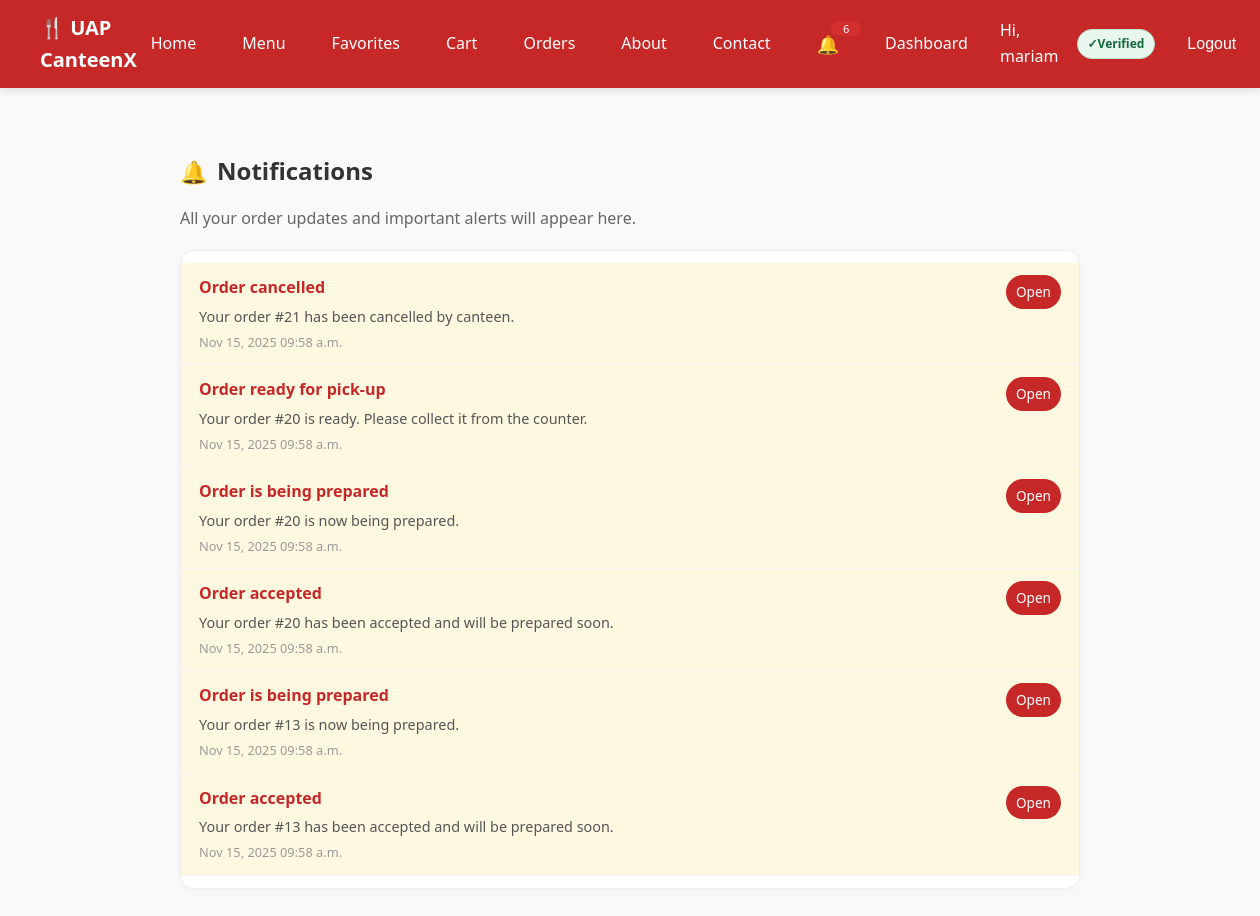
The app's page /notifications/ (signed in), older data.
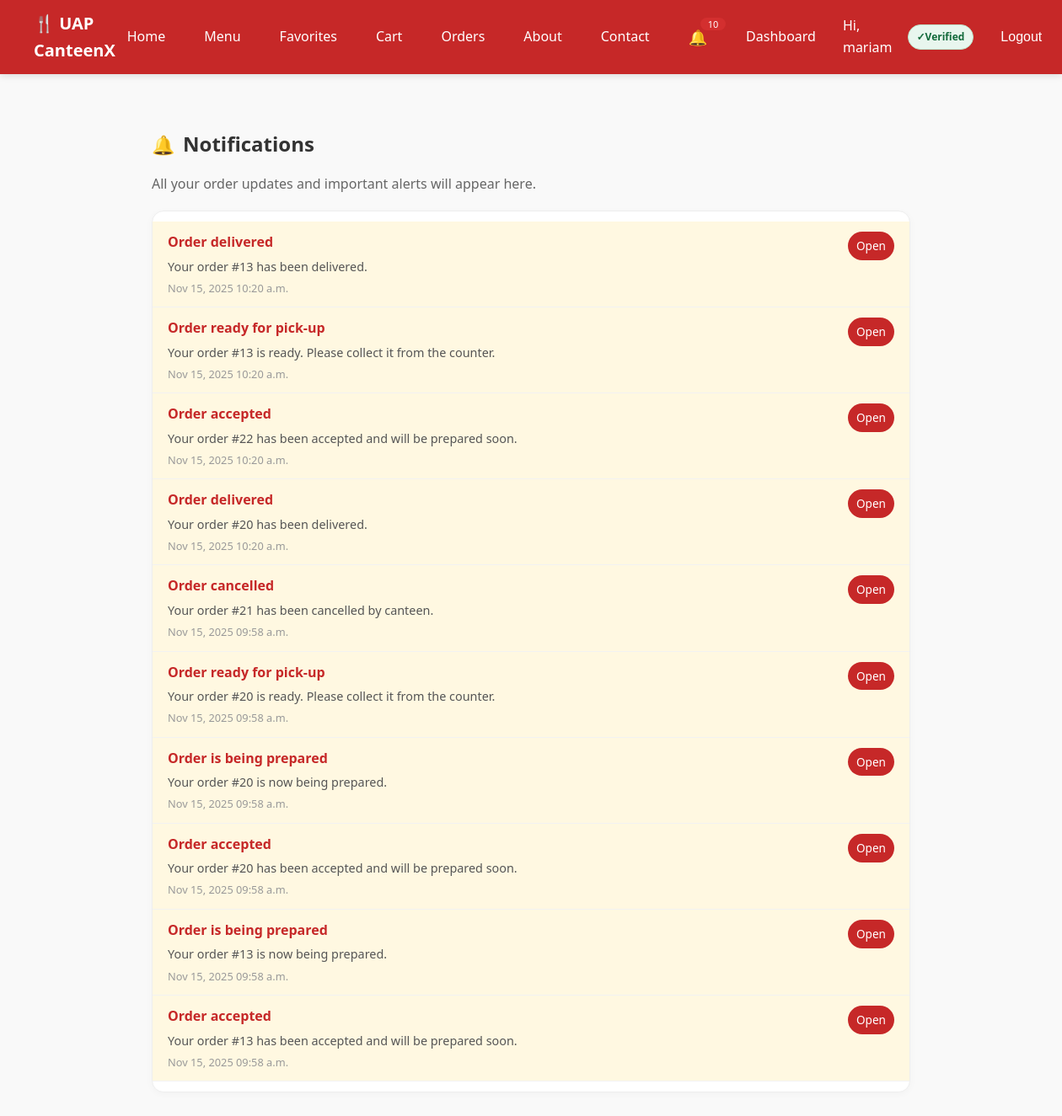
The same page, newer data.
### my_canteen/models.py (models this page shows, shortened)
class Notification(models.Model):
    user = models.ForeignKey(
        User,
        on_delete=models.CASCADE,
        related_name="notifications",
    )
    title = models.CharField(max_length=200)
    message = models.TextField()
    link = models.CharField(max_length=255, blank=True)  # e.g. /orders/or /dashboard/
    is_read = models.BooleanField(default=False)
    created_at = models.DateTimeField(auto_now_add=True)
    class Meta:
        ordering = ["-created_at"]

### my_canteen/views.py (the view)
# urls.py: path("notifications/", views.notifications_page, name="notifications"),
@login_required
def notifications_page(request):
    notifs = Notification.objects.filter(user=request.user).order_by("-created_at")
    return render(request, "my_canteen/notifications.html", {"notifs": notifs})

### my_canteen/context_processors.py (called while the page is built)
def favorites_processor(request):
    if request.user.is_authenticated:
        fav_ids = Favorite.objects.filter(user=request.user).values_list('item_id', flat=True)
        return {"favorite_items": set(fav_ids)}
    return {"favorite_items": set()}

def cart_count(request):
    cart = request.session.get("cart", {})
    return {"cart_count": sum(cart.values())}

def notifications_context(request):
    if request.user.is_authenticated:
        unread_count = Notification.objects.filter(user=request.user, is_read=False).count()
    else:
        unread_count = 0
    return {
        "unread_notifications": unread_count
    }

### my_canteen/templates/my_canteen/notifications.html (shortened to what this page needs)
{% extends "my_canteen/base.html" %}
{% load static %}
{% block content %}
<section class="container" style="max-width: 900px;">
  <div style="display:flex;align-items:center;gap:.6rem;margin:24px 0 12px;">
    <span style="font-size:22px;">🔔</span>
    <h2 style="margin:0;">Notifications</h2>
  </div>
  <p style="color:#666;margin-bottom:18px;">
    All your order updates and important alerts will appear here.
  </p>
  {% if notifs %}
    <div style="background:#fff;border:1px solid #eee;border-radius:14px;
                box-shadow:0 2px 8px rgba(0,0,0,.03);padding:12px 0;">
      {% for n in notifs %}
        <div style="
            padding:12px 18px;
            border-bottom:1px solid #f2f2f2;
            display:flex;
            justify-content:space-between;
            gap:10px;
            {% if not n.is_read %}background:#fff8e1;{% endif %}
        ">
          <div>
            <div style="font-weight:600;{% if not n.is_read %}color:#c62828;{% endif %}">
              {{ n.title }}
            </div>
            <div style="font-size:.9rem;color:#555;margin-top:4px;">
              {{ n.message }}
            </div>
            <div style="font-size:.8rem;color:#999;margin-top:4px;">
              {{ n.created_at|date:"M d, Y h:i a" }}
            </div>
          </div>
          <div style="display:flex;flex-direction:column;align-items:flex-end;gap:6px;">
            {% if n.link %}
              <a href="{% url 'notification_mark_read' n.id %}"
                 style="font-size:.85rem;background:#c62828;color:#fff;
                        padding:6px 10px;border-radius:999px;text-decoration:none;">
                Open
              </a>
            {% endif %}
          </div>
        </div>
      {% endfor %}
    </div>
  {% else %}
    <div style="padding:32px;text-align:center;background:#fff;border-radius:14px;
                border:1px solid #eee;box-shadow:0 2px 8px rgba(0,0,0,.03);">
      <p style="margin:0;color:#777;">You have no notifications yet.</p>
    </div>
  {% endif %}
</section>
{% endblock %}

### my_canteen/templates/my_canteen/base.html (shortened to what this page needs)
{% load static %}
<!DOCTYPE html>
<html lang="en">
<head>
  <link rel="stylesheet" href="{% static 'my_canteen/css/styles.css' %}"/>
</head>
<body>
  <nav class="navbar">
    <div class="logo">🍴 UAP CanteenX</div>
    <ul class="nav-links">
      <li><a href="{% url 'home' %}">Home</a></li>
      <li><a href="{% url 'menu' %}">Menu</a></li>
      <li><a href="{% url 'favorites' %}"> Favorites</a></li>
      <li>
        <a href="{% url 'cart' %}">
          Cart
        </a>
      </li>
      <li><a href="{% url 'orders' %}">Orders</a></li>
      <li><a href="{% url 'about' %}">About</a></li>
      <li><a href="{% url 'contact' %}">Contact</a></li>
      {% if user.is_authenticated %}
        <li style="position:relative;">
          <a href="{% url 'notifications' %}"
             style="display:inline-flex;align-items:center;justify-content:center;
                    font-size:18px;text-decoration:none;">
            🔔
          </a>
          {% if unread_notifications > 0 %}
            <span style="
              position:absolute;
              top:-4px;
              right:-8px;
              background:#d32f2f;
              color:#fff;
              font-size:11px;
              padding:2px 6px;
              border-radius:999px;
              line-height:1;
              min-width:18px;
              text-align:center;
            ">
              {{ unread_notifications }}
            </span>
          {% endif %}
        </li>
        <li><a href="{% url 'dashboard' %}">Dashboard</a></li>
        <li class="nav-user">Hi, {{ user.username }}</li>
        <li>
          {% if user.is_active %}
            <span class="badge badge-verified">Verified</span>
          {% else %}
            <span class="badge badge-unverified">Email not verified</span>
          {% endif %}
        </li>
        <li>
          <form action="{% url 'logout' %}" method="post" style="display:inline;">
            <button type="submit" class="link-like">Logout</button>
          </form>
        </li>
      {% else %}
        <li><a href="{% url 'login' %}">Login</a></li>
        <li><a class="btn" href="{% url 'signup' %}">Signup</a></li>
      {% endif %}
    </ul>
  </nav>
  <main class="container">
    {% block content %}{% endblock %}
  </main>
</body>
</html>

### my_canteen/static/my_canteen/css/styles.css (style rules this page uses)
body { font-family: system-ui, Arial, sans-serif; margin: 0; background: #f9f9f9; color: #333; line-height: 1.6; }
.container { max-width: 1200px; margin: 0 auto; padding: 20px 16px; }
a { text-decoration: none; color: inherit; }
.navbar { display: flex; justify-content: space-between; align-items: center; background-color: #c62828; color: #fff; padding: 12px 40px; position: sticky; top: 0; z-index: 1000; box-shadow: 0 2px 8px rgba(0, 0, 0, 0.12); }
.logo { font-weight: 700; font-size: 20px; display: flex; align-items: center; color: #fff; }
.nav-links { display: flex; align-items: center; gap: 18px; list-style: none; margin: 0; padding: 0; }
.nav-links li { display: flex; align-items: center; }
.nav-links a, .link-like, .btn-nav { color: #fff; font-weight: 500; font-size: 16px; display: inline-flex; align-items: center; justify-content: center; height: 38px; padding: 0 14px; border-radius: 6px; transition: all 0.2s ease; text-decoration: none; }
.link-like { background: transparent; border: 0; cursor: pointer; }
.badge { display: inline-flex; align-items: center; padding: 4px 10px; border-radius: 999px; font-size: 12px; font-weight: 700; border: 1px solid transparent; }
.badge-verified { background: #e8f6ee; color: #11693a; border-color: #bde7cd; }
.badge-verified::before { content: "✓ "; font-weight: 900; }

Row changes from the older to the newer data that the page shows:
added Notification: title "Order delivered", message "Your order #13 has been delivered.", created_at "Nov 15, 2025 10:20 a.m.", link "Open"
added Notification: title "Order ready for pick-up", message "Your order #13 is ready. Please collect it from the counter.", created_at "Nov 15, 2025 10:20 a.m.", link "Open"
added Notification: title "Order accepted", message "Your order #22 has been accepted and will be prepared soon.", created_at "Nov 15, 2025 10:20 a.m.", link "Open"
added Notification: title "Order delivered", message "Your order #20 has been delivered.", created_at "Nov 15, 2025 10:20 a.m.", link "Open"
Text that changed along with them:
{{ unread_notifications }}: "6" → "10"
